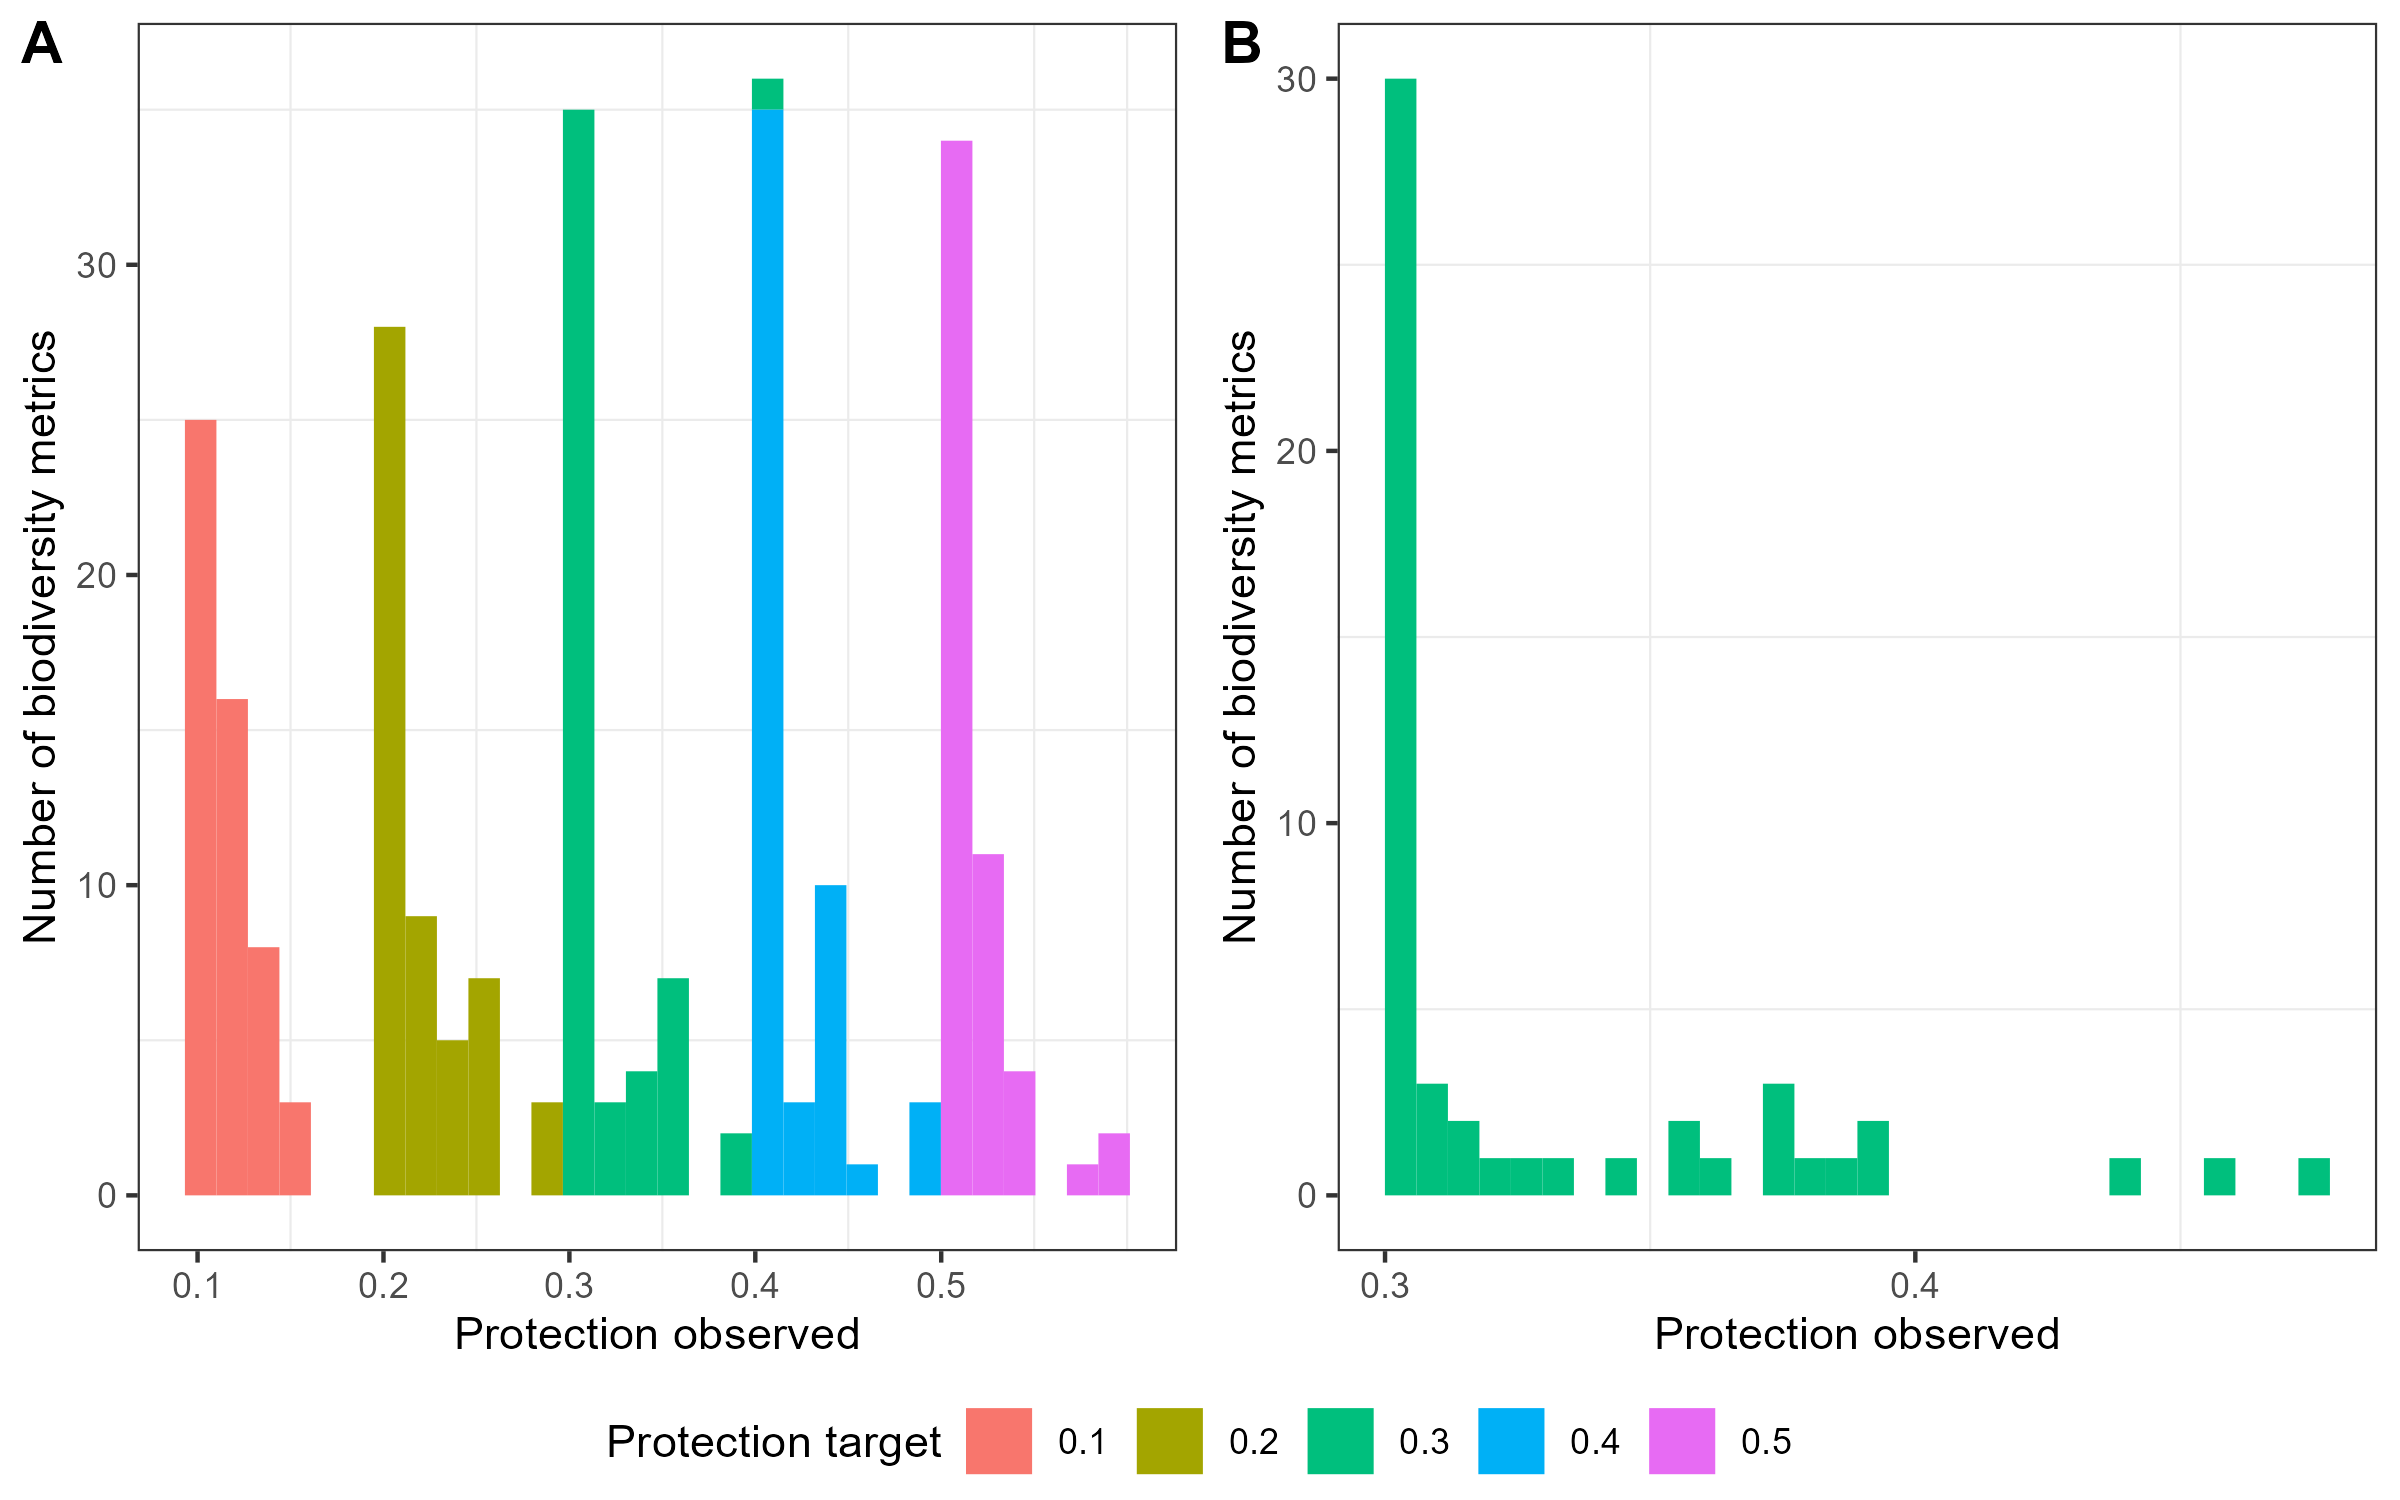

This figure's R source:
library(ggplot2)
library(tidyverse)
library(ggpubr)


load("05_Marine_Spatial_Planning/03_Prioritization/Prioritization10/Solution10_blm_0/feature_target10.rdata")
load("05_Marine_Spatial_Planning/03_Prioritization/Prioritization20/Solution20_blm_0/feature_target20.rdata")
load("05_Marine_Spatial_Planning/03_Prioritization/Prioritization30/Solution30_blm_0/feature_target30.rdata")
load("05_Marine_Spatial_Planning/03_Prioritization/Prioritization40/Solution40_blm_0/feature_target40.rdata")
load("05_Marine_Spatial_Planning/03_Prioritization/Prioritization50/Solution50_blm_0/feature_target50.rdata")


target <- feature_target10[,c("relative_target","relative_held")]
target <- rbind(target, feature_target20[,c("relative_target","relative_held")])
target <- rbind(target, feature_target30[,c("relative_target","relative_held")])
target <- rbind(target, feature_target40[,c("relative_target","relative_held")])
target <- rbind(target, feature_target50[,c("relative_target","relative_held")])


A <- ggplot(target, aes(x=relative_held))+
  geom_bar(stat="bin", aes(fill=factor(relative_target)))+
  scale_x_continuous(breaks = c(0.1,0.2,0.3,0.4,0.5))+
  xlab("Protection observed")+
  ylab("Number of biodiversity metrics")+
  theme_bw()+
  theme(panel.grid.major = element_blank())+
  guides(fill=guide_legend(title="Protection target"))


load("05_Marine_Spatial_Planning/03_Prioritization/Second_round/Prioritization30/Solution30_blm_10/feature_target30.rdata")

B <- ggplot(feature_target30, aes(x=relative_held))+
  geom_bar(stat="bin", fill="#00BF7D")+
  scale_x_continuous(breaks = c(0.1,0.2,0.3,0.4,0.5))+
  xlab("Protection observed")+
  ylab("Number of biodiversity metrics")+
  theme_bw()+
  theme(panel.grid.major = element_blank())+
  guides(fill=guide_legend(title="Protection target"))

ggarrange(A, B, ncol=2, labels = c("A", "B"), common.legend = T, legend = "bottom")
ggsave("05_Marine_Spatial_Planning/03_Prioritization/feature_targets.png", width = 8, height = 5)
